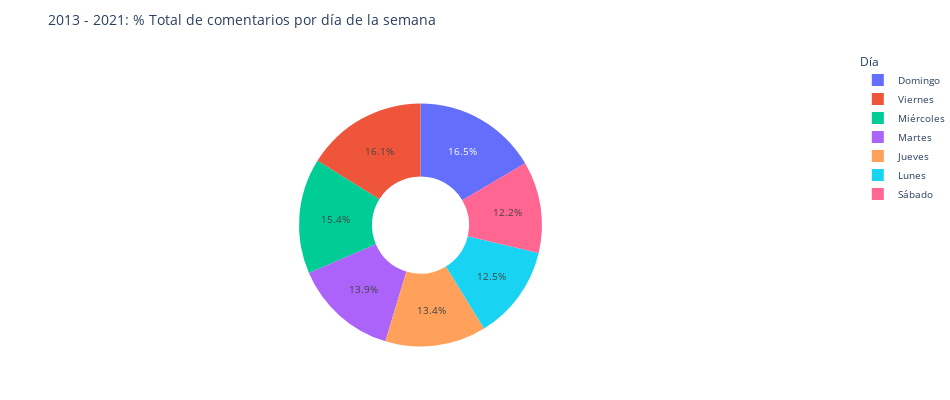

The notebook cell this image was saved under:
### Code cell
labels = df_tot_by_day_count['day_of_week'].value_counts().index
values = df_tot_by_day_count['count'].values

fig2 = make_subplots(rows=1, cols=3, specs=[[{"type": "pie"}, {"type": "pie"}, {"type": "pie"}]])
fig2.add_trace(go.Pie(labels=labels, values=values), row=1, col=2)

# Use `hole` to create a donut-like pie chart
fig2.update_traces(hole=.4, hoverinfo="label+percent")

fig2.update_layout(
    title_text="2013 - 2021: % Total de comentarios por día de la semana",
    legend_title="Día",
    # Add annotations in the center of the donut pies.
    autosize=False,
    width=950,
    height=400,
    margin=dict(l=0, r=0, t=50, b=0),
    font=dict(size=10))

fig2.show()

### Figure 1 — Plotly figure (JSON) as saved in the notebook; plotly's stock layout.template omitted (floating-point values rounded to 4 significant figures)
{"data": [{"domain": {"x": [0.3556, 0.6444], "y": [0, 1]}, "hole": 0.4, "hoverinfo": "label+percent", "labels": ["Martes", "Jueves", "Sábado", "Lunes", "Domingo", "Miércoles", "Viernes"], "type": "pie", "values": [106868, 103679, 94060, 96605, 127451, 118531, 124308]}], "layout": {"autosize": false, "font": {"size": 10}, "height": 400, "legend": {"title": {"text": "Día"}}, "margin": {"b": 0, "l": 0, "r": 0, "t": 50}, "title": {"text": "2013 - 2021: % Total de comentarios por día de la semana"}, "width": 950}}
